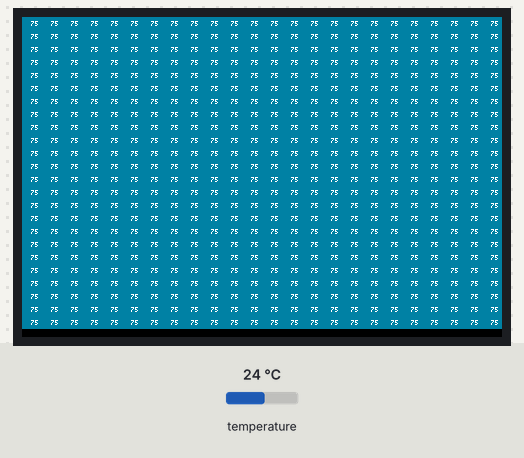
A sketch run on a simulated ESP32. Parts: 480×320 colour display. The inputs (shaded band) are chosen by the test bench; at power-on: temperature 24 °C. What the sketch prints to the serial monitor is not drawn.

Above: at 1.6 s.
1.7 s: temperature set to 12 °C
At 2.6 s:
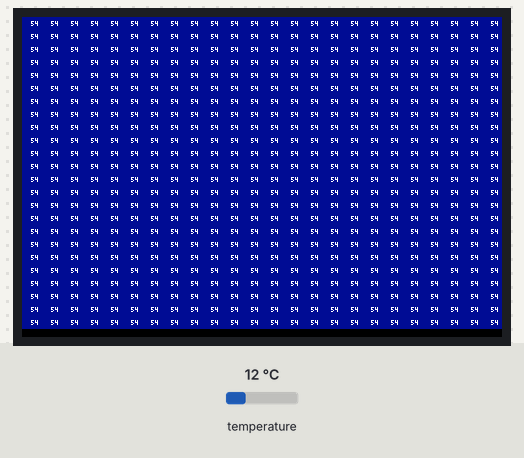
4.7 s: temperature set to 19 °C
At 5.9 s:
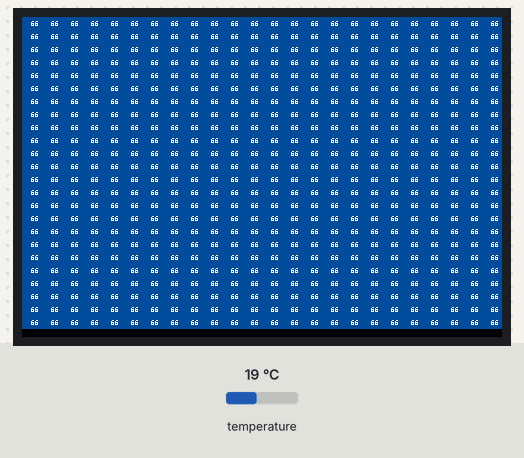
7.7 s: temperature set to 28 °C
At 9.0 s:
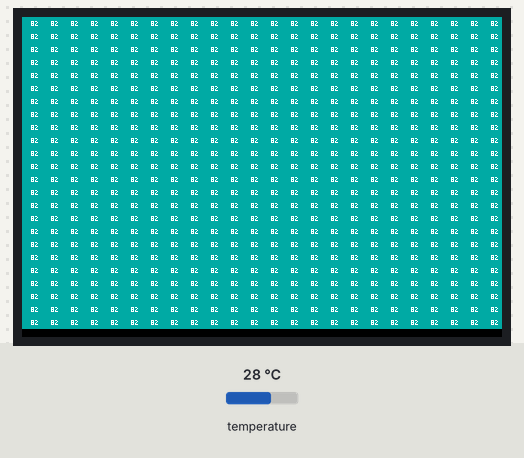
10.7 s: temperature set to 33 °C
At 12.3 s:
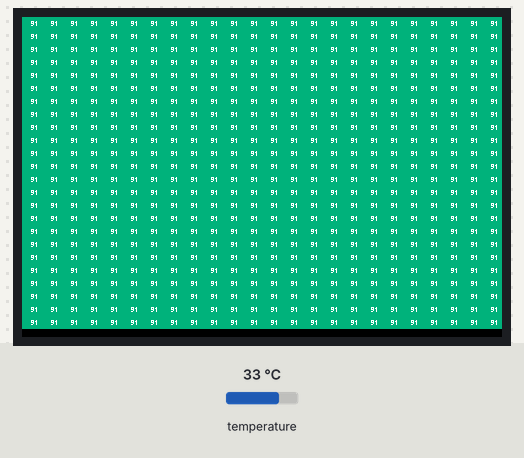
13.7 s: temperature set to 41 °C
At 14.6 s:
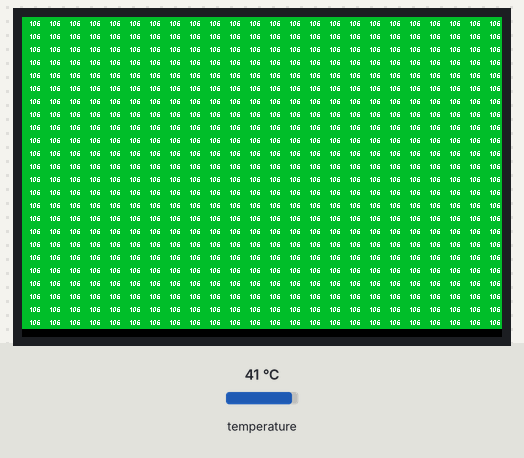
16.7 s: temperature set to 2 °C
At 17.3 s:
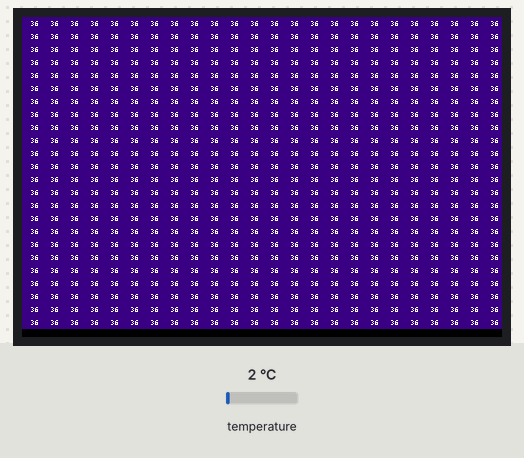
Timing chart, 0 to 19.7 s (numbered marks = the images above; inputs shaded):
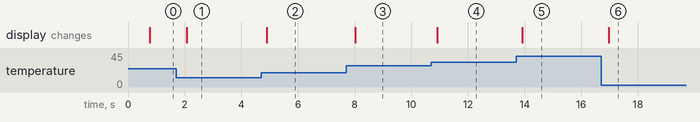

Measured:
- after the input at 1.7 s, the display: changes after 0.37 s (image 1)
- after the input at 4.7 s, the display: changes after 0.20 s (image 2)
- after the input at 7.7 s, the display: changes after 0.32 s (image 3)
- after the input at 10.7 s, the display: changes after 0.22 s (image 4)
- after the input at 13.7 s, the display: changes after 0.22 s (image 5)
- after the input at 16.7 s, the display: changes after 0.26 s (image 6)

The sketch:

89mm_featherwing_thermal_camera.ino
```cpp
/***************************************************************************
  This sketch makes a 24x24 interpolated pixel image of AMG88xx GridEYE 8x8 IR camera.

  Designed specifically to work with:
   * Adafruit AMG8833 Featherwing.
     https://www.adafruit.com/product/3622
     AMG8833
       * https://na.industrial.panasonic.com/products/sensors/sensors-automotive-industrial-applications/lineup/grid-eyer-infrared-array-sensor/series/70496/model/72453
       * https://b2b-api.panasonic.eu/file_stream/pids/fileversion/1300
       * https://cdn-learn.adafruit.com/assets/assets/000/043/261/original/Grid-EYE_SPECIFICATIONS%28Reference%29.pdf
       * https://cdn.sparkfun.com/assets/4/1/c/0/1/Grid-EYE_Datasheet.pdf
   * 3.5" TFT Featherwing:
      https://www.adafruit.com/product/3651

  "Panasonic Infrared Array Sensor Grid-EYE (AMG88)" datasheet "Pixel array and viewing field":
  NOTE: Inverted to place array index 0 first
   Up↑
  ┌───┐
  │ ~ │ <- Label
  │ █ │ <- Sensor
  └───┘
  [
  00, 01, 02, 03, 04, 05, 06, 07,
  08, 09, 10, 11, 12, 13, 14, 15,
  16, 17, 18, 19, 20, 21, 22, 23,
  24, 25, 26. 27, 28, 29, 30, 31,
  32, 33, 34, 35, 36, 37, 38, 39,
  40, 41, 42, 43, 44, 45, 46, 47,
  48, 49, 50, 51, 52, 53, 54, 55,
  56, 57, 58, 59, 60, 61, 62, 63,
  ]

  AMG88xx FeatherWing docked to 2.8" TFT FeatherWing:
  ┌─────────────────────────┐
  │┌─────────┐      ┌──────┐│
  ││:       :│      │SDCard││
  ││:  Up↑  :│      └──────┘│
  ││: ┌───┐ :│              │
  ││: │ ~ │ :│           Off│
  ││: │ █ │ :│              │
  ││: └───┘ :│            On│
  ││RST     :│              │
  ││        :│              │
  │└─────────┘           RST│
  └─────────────────────────┘
  Looking in to Sensor (opposite direction that Sensor is looking):
  [
  00, 01, 02, 03, 04, 05, 06, 07, // Top Left         Top Right
  08, 09, 10, 11, 12, 13, 14, 15,
  16, 17, 18, 19, 20, 21, 22, 23,
  24, 25, 26. 27, 28, 29, 30, 31,
  32, 33, 34, 35, 36, 37, 38, 39,
  40, 41, 42, 43, 44, 45, 46, 47,
  48, 49, 50, 51, 52, 53, 54, 55,
  56, 57, 58, 59, 60, 61, 62, 63, // Bottom Left   Bottom Right
  ]
  Looking in direction that Sensor is looking:
  [
  07, 06, 05, 04, 03, 02, 01, 00, // Top Left         Top Right
  15, 14, 13, 12, 11, 10, 09, 08,
  23, 22, 21, 20, 19, 18, 17, 16,
  31, 30, 29, 28, 27, 26, 25, 24,
  39, 38, 37, 36, 35, 34, 33, 32,
  47, 46, 45, 44, 43, 42, 41, 40,
  55, 54, 53, 52, 51, 50, 49, 48,
  63, 62, 61, 60, 59, 58, 57, 56, // Bottom Left   Bottom Right
  ]

  AMG88xx FeatherWing docked to 3.5" TFT FeatherWing:
  ┌────────────────────────────────┐
  │                        ┌──────┐│
  │                        │SDCard││
  │┌─────────────────┐     └──────┘│
  ││     ┌─────┐     │             │
  ││     │ █ ~ │     │          Off│
  ││     └─────┘     │             │
  │└─────────────────┘           On│
  │                                │
  │                             RST│
  └────────────────────────────────┘
  Looking in to Sensor (opposite direction that Sensor is looking):
  [
  56, 48, 40, 32, 24, 16, 08, 00, // Top Left         Top Right
  57, 49, 41, 33, 25, 17, 09, 01,
  58, 50, 42, 34, 26, 18, 10, 02,
  59, 51, 43, 35, 27, 19, 11, 03,
  60, 52, 44, 36, 28, 20, 12, 04,
  61, 53, 45, 37, 29, 21, 13, 05,
  62, 54, 46, 38, 30, 22, 14, 06,
  63, 55, 47, 39, 31, 23, 15, 07, // Bottom Left   Bottom Right
  ]
  Looking in direction that Sensor is looking:
  [
  00, 08, 16, 24, 32, 40, 48, 56, // Top Left         Top Right
  01, 09, 17, 25, 33, 41, 49, 57,
  02, 10, 18, 26, 34, 42, 50, 58,
  03, 11, 19, 27, 35, 43, 51, 59,
  04, 12, 20, 28, 36, 44, 52, 60,
  05, 13, 21, 29, 37, 45, 53, 61,
  06, 14, 22, 30, 38, 46, 54, 62,
  07, 15, 23, 31, 39, 47, 55, 63, // Bottom Left   Bottom Right
  ]

  If you display more than just the thermal colors then you will need to software
  rotate the array or display if you physically rotate the sensor or display.
 ***************************************************************************/

#include <Adafruit_HX8357.h>
#include <Adafruit_AMG88xx.h>

#include <Fonts/TomThumb.h> // 3x5 pixels: too hard to read

#ifdef ESP32
   #define STMPE_CS 32
   #define TFT_CS   15
   #define TFT_DC   33
   #define SD_CS    14
#endif

#define TFT_RST -1

// Comment this out to not log raw read pixel values
//#define LOG_READ_PIXEL_VALUES_RAW
// Comment this out to not log rotated read pixel values
//#define LOG_READ_PIXEL_VALUES_ROTATED
// Comment this out to not log rotation timing
//#define LOG_ROTATION_TIMING
// Comment this out to not log interpolation timing
//#define LOG_INTERPOLATION_TIMING

// Comment this out to not display temperature values
#define SHOW_TEMP_TEXT
// Comment this out to use celsius instead of fahrenheit
#define SHOW_FAHRENHEIT

// c * 9/5 + 32 == c * 1.8 + 32
#define C2F(c) ((c) * 1.8 + 32.0)
#define ROUND(x) ((x)>=0?(long)((x)+0.5):(long)((x)-0.5))

//
// 0,1,2,3 == 0,90,180,270 degrees respectively
//
#define ROTATION_DISPLAY 3
#define ROTATION_SENSOR 1

// Low range of the sensor (this will be blue on the screen)
// Min 0, Max 80, Suggest 20
#define MINTEMP 0

// High range of the sensor (this will be red on the screen)
// Min 0, Max 80, Suggest 28
#define MAXTEMP 80

//the colors we will be using
const uint16_t camColors[] = {0x480F,
0x400F,0x400F,0x400F,0x4010,0x3810,0x3810,0x3810,0x3810,0x3010,0x3010,
0x3010,0x2810,0x2810,0x2810,0x2810,0x2010,0x2010,0x2010,0x1810,0x1810,
0x1811,0x1811,0x1011,0x1011,0x1011,0x0811,0x0811,0x0811,0x0011,0x0011,
0x0011,0x0011,0x0011,0x0031,0x0031,0x0051,0x0072,0x0072,0x0092,0x00B2,
0x00B2,0x00D2,0x00F2,0x00F2,0x0112,0x0132,0x0152,0x0152,0x0172,0x0192,
0x0192,0x01B2,0x01D2,0x01F3,0x01F3,0x0213,0x0233,0x0253,0x0253,0x0273,
0x0293,0x02B3,0x02D3,0x02D3,0x02F3,0x0313,0x0333,0x0333,0x0353,0x0373,
0x0394,0x03B4,0x03D4,0x03D4,0x03F4,0x0414,0x0434,0x0454,0x0474,0x0474,
0x0494,0x04B4,0x04D4,0x04F4,0x0514,0x0534,0x0534,0x0554,0x0554,0x0574,
0x0574,0x0573,0x0573,0x0573,0x0572,0x0572,0x0572,0x0571,0x0591,0x0591,
0x0590,0x0590,0x058F,0x058F,0x058F,0x058E,0x05AE,0x05AE,0x05AD,0x05AD,
0x05AD,0x05AC,0x05AC,0x05AB,0x05CB,0x05CB,0x05CA,0x05CA,0x05CA,0x05C9,
0x05C9,0x05C8,0x05E8,0x05E8,0x05E7,0x05E7,0x05E6,0x05E6,0x05E6,0x05E5,
0x05E5,0x0604,0x0604,0x0604,0x0603,0x0603,0x0602,0x0602,0x0601,0x0621,
0x0621,0x0620,0x0620,0x0620,0x0620,0x0E20,0x0E20,0x0E40,0x1640,0x1640,
0x1E40,0x1E40,0x2640,0x2640,0x2E40,0x2E60,0x3660,0x3660,0x3E60,0x3E60,
0x3E60,0x4660,0x4660,0x4E60,0x4E80,0x5680,0x5680,0x5E80,0x5E80,0x6680,
0x6680,0x6E80,0x6EA0,0x76A0,0x76A0,0x7EA0,0x7EA0,0x86A0,0x86A0,0x8EA0,
0x8EC0,0x96C0,0x96C0,0x9EC0,0x9EC0,0xA6C0,0xAEC0,0xAEC0,0xB6E0,0xB6E0,
0xBEE0,0xBEE0,0xC6E0,0xC6E0,0xCEE0,0xCEE0,0xD6E0,0xD700,0xDF00,0xDEE0,
0xDEC0,0xDEA0,0xDE80,0xDE80,0xE660,0xE640,0xE620,0xE600,0xE5E0,0xE5C0,
0xE5A0,0xE580,0xE560,0xE540,0xE520,0xE500,0xE4E0,0xE4C0,0xE4A0,0xE480,
0xE460,0xEC40,0xEC20,0xEC00,0xEBE0,0xEBC0,0xEBA0,0xEB80,0xEB60,0xEB40,
0xEB20,0xEB00,0xEAE0,0xEAC0,0xEAA0,0xEA80,0xEA60,0xEA40,0xF220,0xF200,
0xF1E0,0xF1C0,0xF1A0,0xF180,0xF160,0xF140,0xF100,0xF0E0,0xF0C0,0xF0A0,
0xF080,0xF060,0xF040,0xF020,0xF800,};

Adafruit_HX8357 display = Adafruit_HX8357(TFT_CS, TFT_DC, TFT_RST);

Adafruit_AMG88xx amg;
unsigned long delayTime;

#define AMG_COLS 8
#define AMG_ROWS 8
float pixelsRaw[AMG_COLS * AMG_ROWS];
float pixelsRotated[AMG_COLS * AMG_ROWS];

#define INTERPOLATED_COLS 24
#define INTERPOLATED_ROWS 24
float pixelsInterpolated[INTERPOLATED_ROWS * INTERPOLATED_COLS];

float get_point(float *p, uint8_t rows, uint8_t cols, int8_t x, int8_t y);
void interpolate_image(float *src, uint8_t src_rows, uint8_t src_cols,
                       float *dest, uint8_t dest_rows, uint8_t dest_cols);

uint16_t displayWidth;
uint16_t displayHeight;

uint16_t displayPixelWidth;
uint16_t displayPixelHeight;

#define FONT_SCALE 1
const uint16_t SCREEN_COLOR_TEXT = HX8357_WHITE;
const uint16_t SCREEN_COLOR_BACKGROUND = HX8357_BLACK;

void setup() {
  Serial.begin(115200);
  Serial.println(F("AMG88xx thermal camera!"));

  display.begin();
  display.setRotation(ROTATION_DISPLAY);
  display.fillScreen(SCREEN_COLOR_BACKGROUND);

  display.setFont(&TomThumb);
  display.setTextSize(FONT_SCALE);
  display.setTextWrap(false);
  display.setTextColor(SCREEN_COLOR_TEXT);//, SCREEN_COLOR_BACKGROUND);

  displayWidth = display.width();
  displayHeight = display.height();
  Serial.println("      Display Size: " + String(displayWidth) + "x" + String(displayHeight));

  displayPixelWidth = displayWidth / INTERPOLATED_COLS;
  displayPixelHeight = displayHeight / INTERPOLATED_ROWS;
  Serial.println("Display Pixel Size: " + String(displayPixelWidth) + "x" + String(displayPixelHeight));

  // default settings
  if (!amg.begin()) {
      Serial.println("Could not find a valid AMG88xx sensor, check wiring!");
      while (1) { delay(1); }
  }

  Serial.println("-- Thermal Camera Test --");
  delay(100); // let sensor boot up
}

void printPixels(String name, float *pixels) {
  String debugText;
  debugText += "\n" + name + "=[\n";
  for(int i=1; i<=AMG88xx_PIXEL_ARRAY_SIZE; i++){
    debugText += String(pixels[i-1]) + ", ";
    if( i % 8 == 0 ) debugText += "\n";
  }
  debugText += "]\n";
  Serial.println(debugText);
}

void rotatePixels(float *pIn, float* pOut, int rows, int cols, int rotation) {
  int total = rows*cols;
  for(int i=0; i < total; i++) {
    int _x = i / cols;
    int _y = i % rows;
    int x;
    int y;
    if (rotation == 0) {
      x = _x;
      y = _y;
    } else if (rotation == 1) {
      x = _y;
      y = (rows - 1) - _x;
    } else if (rotation == 2) {
      x = (rows - 1) - _x;
      y = (cols - 1) - _y;
    } else if (rotation == 3) {
      x = (cols - 1) - _y;
      y = _x;
    } else {
      return;
    }
    //Serial.println("i,x,y=" + String(i) + "," + String(x) + "," + String(y));

    int indexIn = x * rows + y;
    //Serial.println("indexIn=" + String(indexIn));
    float val = pIn[indexIn];

    int indexOut = i;
    //Serial.println("indexOut=" + String(indexOut));

    pOut[indexOut] = val;
  }
}

int32_t t;

void loop() {
  amg.readPixels(pixelsRaw);

  #ifdef LOG_READ_PIXEL_VALUES_RAW
  printPixels("pixelsRaw", pixelsRaw);
  #endif
  #ifdef LOG_ROTATION_TIMING
  t = millis();
  #endif
  rotatePixels(pixelsRaw, pixelsRotated, AMG_ROWS, AMG_COLS, ROTATION_SENSOR);
  #ifdef LOG_ROTATION_TIMING
  Serial.println("Rotation took " + String(millis()-t) + " ms");
  #endif
  #ifdef LOG_READ_PIXEL_VALUES_ROTATED
  printPixels("pixelsRotated", pixelsRotated);
  #endif

  #ifdef LOG_INTERPOLATION_TIMING
  t = millis();
  #endif
  interpolate_image(pixelsRotated, AMG_ROWS, AMG_COLS, pixelsInterpolated, INTERPOLATED_ROWS, INTERPOLATED_COLS);
  #ifdef LOG_INTERPOLATION_TIMING
  Serial.println("Interpolation took " + String(millis()-t) + " ms");
  #endif

  drawpixels(pixelsInterpolated, INTERPOLATED_ROWS, INTERPOLATED_COLS, displayPixelWidth, displayPixelHeight);
}

void drawpixels(float *pixels, uint8_t rows, uint8_t cols, uint8_t boxWidth, uint8_t boxHeight) {
  int colorTemp;
  for (int y=0; y<rows; y++) {
    for (int x=0; x<cols; x++) {
      float val = get_point(pixels, rows, cols, x, y);
      if(val >= MAXTEMP) colorTemp = MAXTEMP;
      else if(val <= MINTEMP) colorTemp = MINTEMP;
      else colorTemp = val;

      uint8_t colorIndex = map(colorTemp, MINTEMP, MAXTEMP, 0, 255);
      colorIndex = constrain(colorIndex, 0, 255);
      uint16_t color = camColors[colorIndex];

      int px = boxWidth * x;
      int py = boxHeight * y;

      display.fillRect(px, py, boxWidth, boxHeight, color);

      #ifdef SHOW_TEMP_TEXT
        String text;
        #ifdef SHOW_FAHRENHEIT
          val = C2F(val);
        #endif
        text = ROUND(val);

        py += boxHeight;

        int16_t x1, y1;
        uint16_t w, h;
        display.getTextBounds(text, px, py, &x1, &y1, &w, &h);
        //Serial.println("w=" + String(w));
        px += boxWidth / 2 - w / 4;
        py += -boxHeight / 2 + h / 2;

        display.setCursor(px, py);
        //display.setTextColor(SCREEN_COLOR_TEXT);//, color);
        display.print(text);
      #endif
    }
  }
}
```

interpolation.cpp
```cpp
#include <Arduino.h>

float get_point(float *p, uint8_t rows, uint8_t cols, int8_t x, int8_t y);
void set_point(float *p, uint8_t rows, uint8_t cols, int8_t x, int8_t y, float f);
void get_adjacents_1d(float *src, float *dest, uint8_t rows, uint8_t cols, int8_t x, int8_t y);
void get_adjacents_2d(float *src, float *dest, uint8_t rows, uint8_t cols, int8_t x, int8_t y);
float cubicInterpolate(float p[], float x);
float bicubicInterpolate(float p[], float x, float y);
void interpolate_image(float *src, uint8_t src_rows, uint8_t src_cols,
                       float *dest, uint8_t dest_rows, uint8_t dest_cols);


float get_point(float *p, uint8_t rows, uint8_t cols, int8_t x, int8_t y) {
  if (x < 0)        x = 0;
  if (y < 0)        y = 0;
  if (x >= cols)    x = cols - 1;
  if (y >= rows)    y = rows - 1;
  return p[y * cols + x];
}

void set_point(float *p, uint8_t rows, uint8_t cols, int8_t x, int8_t y, float f) {
  if ((x < 0) || (x >= cols)) return;
  if ((y < 0) || (y >= rows)) return;
  p[y * cols + x] = f;
}

// src is a grid src_rows * src_cols
// dest is a pre-allocated grid, dest_rows*dest_cols
void interpolate_image(float *src, uint8_t src_rows, uint8_t src_cols,
                       float *dest, uint8_t dest_rows, uint8_t dest_cols) {
  float mu_x = (src_cols - 1.0) / (dest_cols - 1.0);
  float mu_y = (src_rows - 1.0) / (dest_rows - 1.0);

  float adj_2d[16]; // matrix for storing adjacents

  for (uint8_t y_idx=0; y_idx < dest_rows; y_idx++) {
    for (uint8_t x_idx=0; x_idx < dest_cols; x_idx++) {
       float x = x_idx * mu_x;
       float y = y_idx * mu_y;
       //Serial.print("("); Serial.print(y_idx); Serial.print(", "); Serial.print(x_idx); Serial.print(") = ");
       //Serial.print("("); Serial.print(y); Serial.print(", "); Serial.print(x); Serial.print(") = ");
       get_adjacents_2d(src, adj_2d, src_rows, src_cols, x, y);
       /*
       Serial.print("[");
       for (uint8_t i=0; i<16; i++) {
         Serial.print(adj_2d[i]); Serial.print(", ");
       }
       Serial.println("]");
       */
       float frac_x = x - (int)x; // we only need the ~delta~ between the points
       float frac_y = y - (int)y; // we only need the ~delta~ between the points
       float out = bicubicInterpolate(adj_2d, frac_x, frac_y);
       //Serial.print("\tInterp: "); Serial.println(out);
       set_point(dest, dest_rows, dest_cols, x_idx, y_idx, out);
    }
  }
}

// p is a list of 4 points, 2 to the left, 2 to the right
float cubicInterpolate(float p[], float x) {
    float r = p[1] + (0.5 * x * (p[2] - p[0] + x*(2.0*p[0] - 5.0*p[1] + 4.0*p[2] - p[3] + x*(3.0*(p[1] - p[2]) + p[3] - p[0]))));
  /*
    Serial.print("interpolating: [");
    Serial.print(p[0],2); Serial.print(", ");
    Serial.print(p[1],2); Serial.print(", ");
    Serial.print(p[2],2); Serial.print(", ");
    Serial.print(p[3],2); Serial.print("] w/"); Serial.print(x); Serial.print(" = ");
    Serial.println(r);
  */
    return r;
}

// p is a 16-point 4x4 array of the 2 rows & columns left/right/above/below
float bicubicInterpolate(float p[], float x, float y) {
    float arr[4] = {0,0,0,0};
    arr[0] = cubicInterpolate(p+0, x);
    arr[1] = cubicInterpolate(p+4, x);
    arr[2] = cubicInterpolate(p+8, x);
    arr[3] = cubicInterpolate(p+12, x);
    return cubicInterpolate(arr, y);
}

// src is rows*cols and dest is a 4-point array passed in already allocated!
void get_adjacents_1d(float *src, float *dest, uint8_t rows, uint8_t cols, int8_t x, int8_t y) {
    //Serial.print("("); Serial.print(x); Serial.print(", "); Serial.print(y); Serial.println(")");
    // pick two items to the left
    dest[0] = get_point(src, rows, cols, x-1, y);
    dest[1] = get_point(src, rows, cols, x, y);
    // pick two items to the right
    dest[2] = get_point(src, rows, cols, x+1, y);
    dest[3] = get_point(src, rows, cols, x+2, y);
}


// src is rows*cols and dest is a 16-point array passed in already allocated!
void get_adjacents_2d(float *src, float *dest, uint8_t rows, uint8_t cols, int8_t x, int8_t y) {
    //Serial.print("("); Serial.print(x); Serial.print(", "); Serial.print(y); Serial.println(")");
    float arr[4];
    for (int8_t delta_y = -1; delta_y < 3; delta_y++) { // -1, 0, 1, 2
        float *row = dest + 4 * (delta_y+1); // index into each chunk of 4
        for (int8_t delta_x = -1; delta_x < 3; delta_x++) { // -1, 0, 1, 2
            row[delta_x+1] = get_point(src, rows, cols, x+delta_x, y+delta_y);
        }
    }
}
```
